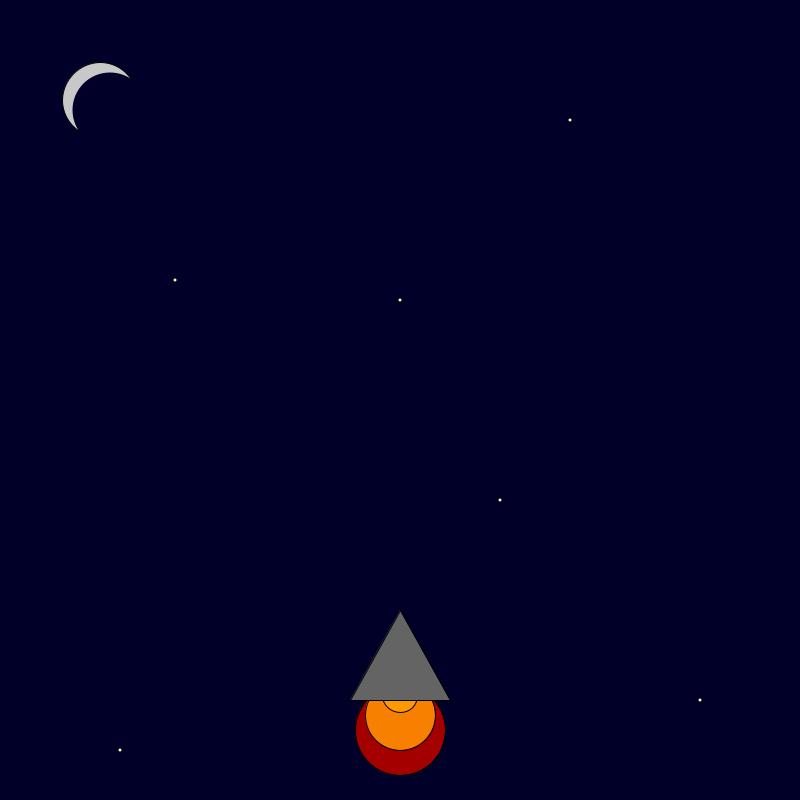
Frame 1 (no input)
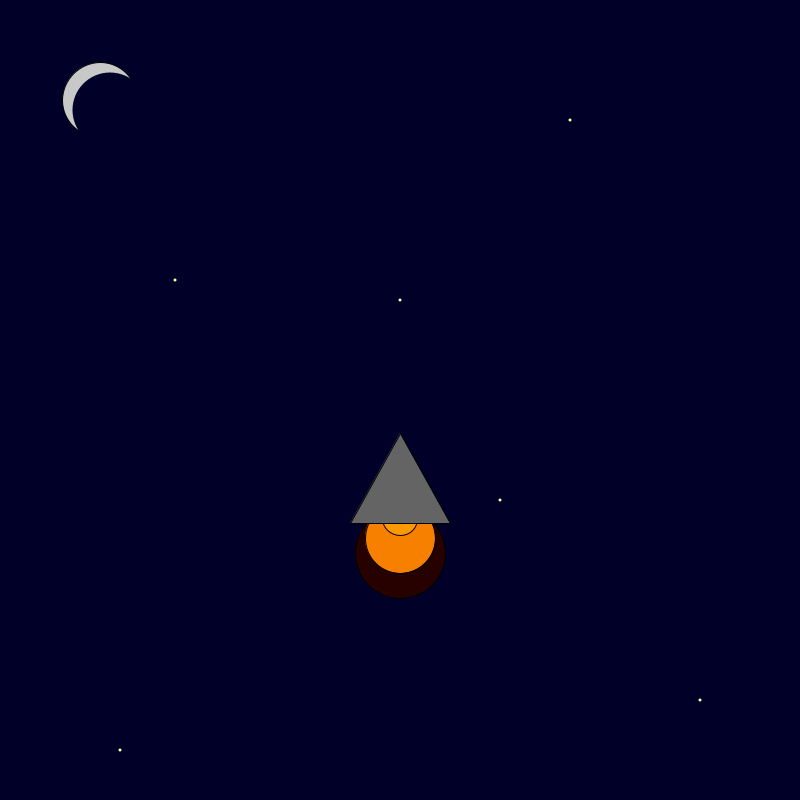
Frame 60 (the mouse pressed at the canvas centre just before this capture)
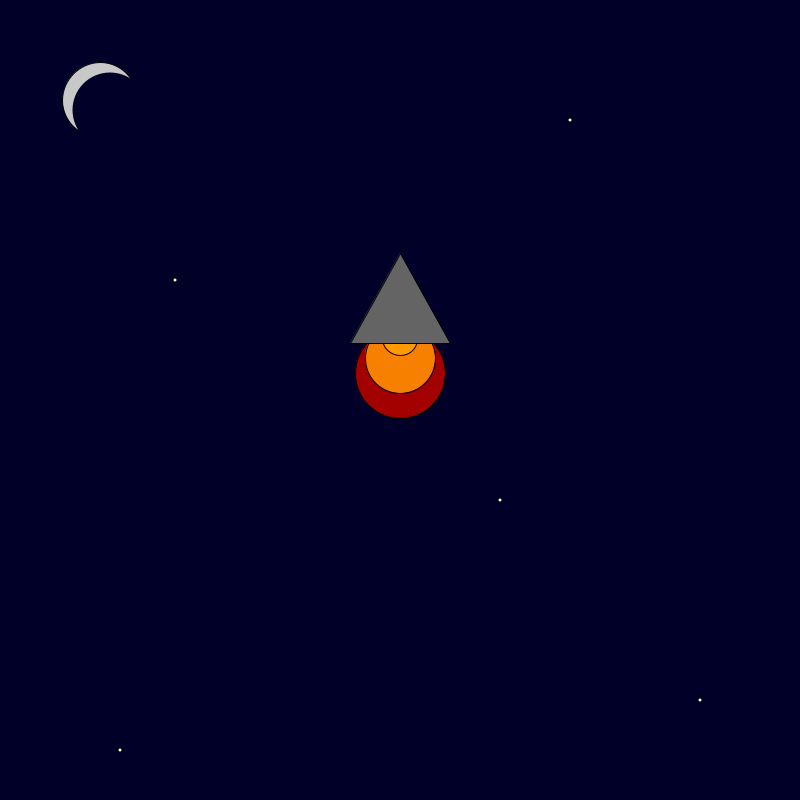
Frame 120 (the mouse held since frame 60 and released just before this capture)

The Processing sketch that drew these frames (run headless with seeded random() and noise(); from frame 60 on, the mouse is pressed at the canvas centre):

// Processing sketch: rocket_ship
// ── rocket_ship.pde
int x = 400; 
int y = 600; 

void setup() {

    size(800, 800);

}

void draw() {
    background(0, 0, 40); 
    
    // moon
    fill(200, 200, 200);
    ellipse(100, 100, 75, 75);
    fill(0, 0, 40); 
    noStroke();
    ellipse(110, 110, 75, 75);
    
    // stars
    fill(255, 255, 180);
    // more complex polygons (actual stars) use beginShip ,endShape, vertex, PShape, etc.
    ellipse(500, 500, 3, 3);
    ellipse(700, 700, 3, 3);
    ellipse(400, 300, 3, 3);
    ellipse(570, 120, 3, 3);
    ellipse(175, 280, 3, 3);
    ellipse(120, 750, 3, 3);

    stroke(0);

    // rocket
    fill(random(255), 0, 0);
    ellipse(x, y + 130, 90, 90);
    fill(248, 128, 0);
    ellipse(x, y + 115, 70, 70);
    fill(255, 153, 0);
    ellipse(x, y + 95, 35, 35);
    fill(100, 100, 100);
    triangle(x, y + 10, x + 50, y + 100, x - 50, y + 100);

    // Change the code to make the rocket ship take off.
    y -= 3;
}
